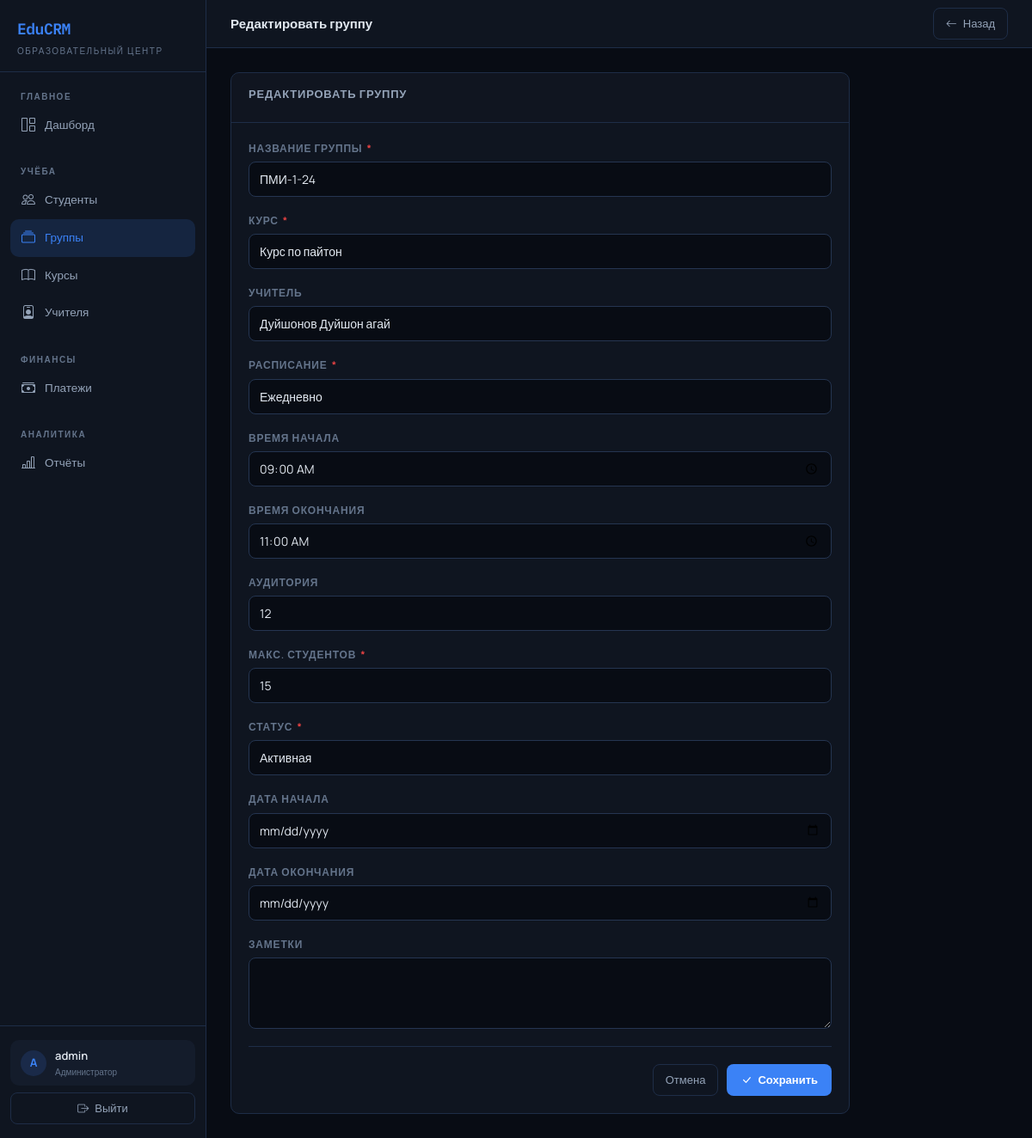
Page /groups/1/edit/ (signed in) on the committed database.
### core/models.py (models this page shows, shortened)
class Group(models.Model):
    STATUS_ACTIVE = 'active'
    STATUS_COMPLETED = 'completed'
    STATUS_PLANNED = 'planned'
    STATUS_CHOICES = [
        (STATUS_PLANNED, 'Планируется'),
        (STATUS_ACTIVE, 'Активная'),
        (STATUS_COMPLETED, 'Завершена'),
    ]
    SCHEDULE_CHOICES = [
        ('MWF', 'Пн/Ср/Пт'),
        ('TTS', 'Вт/Чт/Сб'),
        ('DAILY', 'Ежедневно'),
        ('SAT_SUN', 'Сб/Вс'),
        ('MON_FRI', 'Пн-Пт'),
    ]
    name = models.CharField('Название группы', max_length=100)
    course = models.ForeignKey(Course, on_delete=models.PROTECT, verbose_name='Курс', related_name='groups')
    teacher = models.ForeignKey(Teacher, on_delete=models.SET_NULL, null=True, blank=True,
                                verbose_name='Учитель', related_name='groups')
    students = models.ManyToManyField(Student, through='Enrollment', verbose_name='Студенты')
    schedule = models.CharField('Расписание', max_length=20, choices=SCHEDULE_CHOICES, default='MWF')
    time_start = models.TimeField('Время начала', null=True, blank=True)
    time_end = models.TimeField('Время окончания', null=True, blank=True)
    room = models.CharField('Аудитория', max_length=50, blank=True)
    max_students = models.PositiveIntegerField('Макс. студентов', default=15)
    status = models.CharField('Статус', max_length=20, choices=STATUS_CHOICES, default=STATUS_PLANNED)
    start_date = models.DateField('Дата начала', null=True, blank=True)
    end_date = models.DateField('Дата окончания', null=True, blank=True)
    notes = models.TextField('Заметки', blank=True)
    created_at = models.DateTimeField(auto_now_add=True)
    class Meta:
        verbose_name = 'Группа'
        verbose_name_plural = 'Группы'
        ordering = ['-created_at']

### core/views.py (the view)
# urls.py: path('groups/<int:pk>/edit/', views.group_edit, name='group_edit'),
@login_required
def group_edit(request, pk):
    group = get_object_or_404(Group, pk=pk)
    if request.method == 'POST':
        form = GroupForm(request.POST, instance=group)
        if form.is_valid():
            form.save()
            messages.success(request, 'Группа обновлена.')
            return redirect('group_detail', pk=pk)
    else:
        form = GroupForm(instance=group)
    return render(request, 'groups/form.html', {
        'form': form, 'group': group, 'title': 'Редактировать группу'
    })

### core/forms.py
class GroupForm(forms.ModelForm):
    class Meta:
        model = Group
        fields = ['name', 'course', 'teacher', 'schedule', 'time_start', 'time_end',
                  'room', 'max_students', 'status', 'start_date', 'end_date', 'notes']
        widgets = {
            'time_start': forms.TimeInput(attrs={'type': 'time'}),
            'time_end': forms.TimeInput(attrs={'type': 'time'}),
            'start_date': forms.DateInput(attrs={'type': 'date'}),
            'end_date': forms.DateInput(attrs={'type': 'date'}),
            'notes': forms.Textarea(attrs={'rows': 3}),
        }
    def __init__(self, *args, **kwargs):
        super().__init__(*args, **kwargs)
        _apply_attrs(self)

### core/forms.py (called while the page is built)
def _apply_attrs(form):
    for field in form.fields.values():
        w = field.widget
        cls = w.__class__.__name__
        if cls in ('TextInput', 'EmailInput', 'NumberInput', 'URLInput',
                   'PasswordInput', 'DateInput', 'TimeInput', 'DateTimeInput'):
            w.attrs.setdefault('class', 'form-control')
        elif cls == 'Textarea':
            w.attrs.setdefault('class', 'form-control')
        elif cls in ('Select',):
            w.attrs.setdefault('class', 'form-select')

### core/models.py (called while the page is built)
    def __str__(self):
        return self.name

    def __str__(self):
        return f"{self.last_name} {self.first_name}"

### templates/groups/form.html (shortened to what this page needs)
{% extends 'base.html' %}
{% block page_title %}{{ title }}{% endblock %}
{% block topbar_actions %}
<a href="javascript:history.back()" class="btn-ghost">
    <i class="bi bi-arrow-left"></i> Назад
</a>
{% endblock %}
{% block content %}
<div style="max-width:720px">
    <div class="card">
        <div class="card-header">
            <span class="card-title">{{ title }}</span>
        </div>
        <div class="card-body">
            <form method="post" novalidate>
                {% for field in form %}
                <div class="form-group">
                    <label class="form-label" for="{{ field.id_for_label }}">
                        {{ field.label }}
                        {% if field.field.required %}<span style="color:var(--red);margin-left:2px">*</span>{% endif %}
                    </label>
                    {{ field }}
                </div>
                {% endfor %}
                <div class="divider"></div>
                <div style="display:flex;gap:10px;justify-content:flex-end">
                    <a href="javascript:history.back()" class="btn-ghost">Отмена</a>
                    <button type="submit" class="btn-primary-custom">
                        <i class="bi bi-check-lg"></i> Сохранить
                    </button>
                </div>
            </form>
        </div>
    </div>
</div>
{% endblock %}

### templates/base.html (shortened to what this page needs)
<!DOCTYPE html>
<html lang="ru">
<head>
    <link href="https://cdn.jsdelivr.net/npm/bootstrap@5.3.0/dist/css/bootstrap.min.css" rel="stylesheet">
    <link href="https://cdn.jsdelivr.net/npm/bootstrap-icons@1.11.0/font/bootstrap-icons.css" rel="stylesheet">
</head>
<body>
<nav class="sidebar">
    <div class="sidebar-logo">
        <div class="logo-mark">EduCRM</div>
        <div class="logo-sub">Образовательный центр</div>
    </div>
    <div class="sidebar-nav">
        <div class="sidebar-section">Главное</div>
        <a href="{% url 'dashboard' %}" class="nav-link {% if request.resolver_match.url_name == 'dashboard' %}active{% endif %}">
            <i class="bi bi-grid-1x2"></i> Дашборд
        </a>
        <div class="sidebar-section" style="margin-top:8px">Учёба</div>
        <a href="{% url 'student_list' %}" class="nav-link {% if 'student' in request.resolver_match.url_name %}active{% endif %}">
            <i class="bi bi-people"></i> Студенты
        </a>
        <a href="{% url 'group_list' %}" class="nav-link {% if 'group' in request.resolver_match.url_name %}active{% endif %}">
            <i class="bi bi-collection"></i> Группы
        </a>
        <a href="{% url 'course_list' %}" class="nav-link {% if 'course' in request.resolver_match.url_name %}active{% endif %}">
            <i class="bi bi-book"></i> Курсы
        </a>
        <a href="{% url 'teacher_list' %}" class="nav-link {% if 'teacher' in request.resolver_match.url_name %}active{% endif %}">
            <i class="bi bi-person-badge"></i> Учителя
        </a>
        <div class="sidebar-section" style="margin-top:8px">Финансы</div>
        <a href="{% url 'payment_list' %}" class="nav-link {% if 'payment' in request.resolver_match.url_name %}active{% endif %}">
            <i class="bi bi-cash-stack"></i> Платежи
        </a>
        <div class="sidebar-section" style="margin-top:8px">Аналитика</div>
        <a href="{% url 'report_overview' %}" class="nav-link {% if 'report' in request.resolver_match.url_name %}active{% endif %}">
            <i class="bi bi-bar-chart-line"></i> Отчёты
        </a>
    </div>
    <div class="sidebar-footer">
        <div class="user-chip">
            <div class="user-avatar">
                {{ request.user.username|first|upper }}
            </div>
            <div>
                <div class="user-name">{{ request.user.get_full_name|default:request.user.username }}</div>
                <div class="user-role">Администратор</div>
            </div>
        </div>
        <a href="{% url 'logout' %}" class="btn-ghost w-100 mt-2 justify-content-center" style="width:100%;display:flex;">
            <i class="bi bi-box-arrow-right"></i> Выйти
        </a>
    </div>
</nav>
<div class="main-content">
    <div class="topbar">
        <div class="topbar-title">{% block page_title %}{% endblock %}</div>
        <div class="topbar-actions">{% block topbar_actions %}{% endblock %}</div>
    </div>
    <div class="page-body">
        {% block content %}{% endblock %}
    </div>
</div>
</body>
</html>

### templates/base.html (style rules this page uses)
:root { --bg: #080C14; --bg-card: #0F1520; --bg-hover: #141C2B; --border: #1E2D47; --border-light: #253551; --accent: #3B82F6; --accent-dim: rgba(59,130,246,0.15); --accent-hover: #60A5FA; --green: #10B981; --green-dim: rgba(16,185,129,0.15); --red: #EF4444; --red-dim: rgba(239,68,68,0.15); --yellow: #F59E0B; --yellow-dim: rgba(245,158,11,0.15); --purple: #8B5CF6; --purple-dim: rgba(139,92,246,0.15); --text: #E2E8F0; --text-muted: #64748B; --text-dim: #94A3B8; --mono: 'IBM Plex Mono', monospace; --sans: 'Manrope', sans-serif; --sidebar-w: 240px; --radius: 10px; }
* { box-sizing: border-box; }
html, body { height: 100%; }
body { font-family: var(--sans); background: var(--bg); color: var(--text); margin: 0; font-size: 14px; line-height: 1.6; }
.sidebar { position: fixed; left: 0; top: 0; bottom: 0; width: var(--sidebar-w); background: var(--bg-card); border-right: 1px solid var(--border); display: flex; flex-direction: column; z-index: 100; overflow-y: auto; }
.sidebar-logo { padding: 20px 20px 16px; border-bottom: 1px solid var(--border); }
.sidebar-logo .logo-mark { font-family: var(--mono); font-size: 18px; font-weight: 600; color: var(--accent); letter-spacing: -0.5px; }
.sidebar-logo .logo-sub { font-size: 10px; color: var(--text-muted); text-transform: uppercase; letter-spacing: 1.5px; margin-top: 2px; }
.sidebar-section { padding: 16px 12px 4px; font-size: 10px; font-weight: 700; text-transform: uppercase; letter-spacing: 1.5px; color: var(--text-muted); }
.sidebar-nav { padding: 4px 12px; flex: 1; }
.nav-link { display: flex; align-items: center; gap: 10px; padding: 9px 12px; border-radius: var(--radius); color: var(--text-dim); text-decoration: none; font-weight: 500; font-size: 13.5px; transition: all 0.15s; }
.nav-link.active { background: var(--accent-dim); color: var(--accent); }
.nav-link i { font-size: 16px; width: 18px; text-align: center; }
.sidebar-footer { padding: 16px 12px; border-top: 1px solid var(--border); }
.user-chip { display: flex; align-items: center; gap: 10px; padding: 8px 12px; border-radius: var(--radius); background: var(--bg-hover); }
.user-avatar { width: 30px; height: 30px; background: var(--accent-dim); border-radius: 50%; display: flex; align-items: center; justify-content: center; color: var(--accent); font-size: 13px; font-weight: 700; flex-shrink: 0; }
.user-name { font-size: 13px; font-weight: 600; flex: 1; }
.user-role { font-size: 10px; color: var(--text-muted); }
.main-content { margin-left: var(--sidebar-w); min-height: 100vh; display: flex; flex-direction: column; }
.topbar { height: 56px; border-bottom: 1px solid var(--border); display: flex; align-items: center; padding: 0 28px; gap: 12px; background: var(--bg-card); position: sticky; top: 0; z-index: 50; }
.topbar-title { font-size: 15px; font-weight: 700; flex: 1; }
.topbar-actions { display: flex; gap: 8px; align-items: center; }
.page-body { padding: 28px; flex: 1; }
.card { background: var(--bg-card); border: 1px solid var(--border); border-radius: var(--radius); overflow: hidden; }
.card-header { padding: 14px 20px; border-bottom: 1px solid var(--border); display: flex; align-items: center; justify-content: space-between; gap: 12px; }
.card-title { font-size: 13px; font-weight: 700; text-transform: uppercase; letter-spacing: 0.8px; color: var(--text-dim); }
.card-body { padding: 20px; }
.btn-primary-custom { display: inline-flex; align-items: center; gap: 7px; background: var(--accent); color: #fff; border: none; border-radius: 8px; padding: 8px 16px; font-size: 13px; font-weight: 600; cursor: pointer; text-decoration: none; transition: all 0.15s; }
.btn-ghost { display: inline-flex; align-items: center; gap: 7px; background: transparent; color: var(--text-dim); border: 1px solid var(--border); border-radius: 8px; padding: 7px 14px; font-size: 13px; font-weight: 500; cursor: pointer; text-decoration: none; transition: all 0.15s; }
.form-group { margin-bottom: 18px; }
.form-label { display: block; margin-bottom: 6px; font-size: 12px; font-weight: 600; text-transform: uppercase; letter-spacing: 0.8px; color: var(--text-muted); }
.form-control, .form-select { width: 100%; background: var(--bg); border: 1px solid var(--border-light); border-radius: 8px; color: var(--text); padding: 9px 12px; font-size: 14px; font-family: var(--sans); transition: border-color 0.15s; }
textarea.form-control { resize: vertical; min-height: 80px; }
.divider { height: 1px; background: var(--border); margin: 20px 0; }

### rows in the picture
Group: form "ПМИ-1-24" "Курс по пайтон" "Дуйшонов Дуйшон агай" "Ежедневно" "09:00:00" "11:00:00" "12" "15" "Активная"

### other values in the picture
{{ request.user.username|first|upper }} "A"
{{ request.user.get_full_name|default:request.user.username }} "admin"
{{ title }} "Редактировать группу"
{{ title }} "РЕДАКТИРОВАТЬ ГРУППУ"
{{ field.label }} "НАЗВАНИЕ ГРУППЫ" "КУРС" "УЧИТЕЛЬ" "РАСПИСАНИЕ" "ВРЕМЯ НАЧАЛА" "ВРЕМЯ ОКОНЧАНИЯ" "АУДИТОРИЯ" "МАКС. СТУДЕНТОВ" "СТАТУС" "ДАТА НАЧАЛА" "ДАТА ОКОНЧАНИЯ" "ЗАМЕТКИ"
